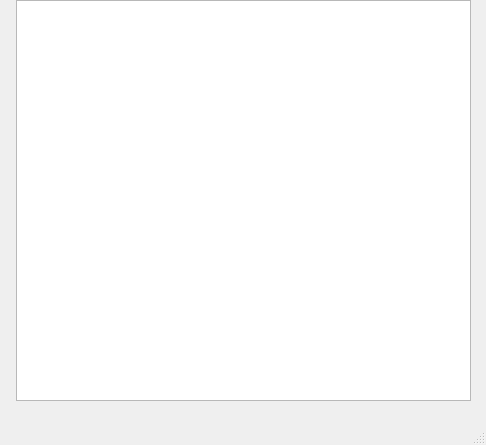
<?xml version="1.0" encoding="UTF-8"?>
<ui version="4.0">
 <class>MainWindow</class>
 <widget class="QMainWindow" name="MainWindow">
  <property name="geometry">
   <rect>
    <x>0</x>
    <y>0</y>
    <width>486</width>
    <height>445</height>
   </rect>
  </property>
  <property name="windowTitle">
   <string>MainWindow</string>
  </property>
  <widget class="QWidget" name="centralwidget">
   <widget class="QWidget" name="formLayoutWidget">
    <property name="geometry">
     <rect>
      <x>10</x>
      <y>0</y>
      <width>461</width>
      <height>401</height>
     </rect>
    </property>
    <layout class="QFormLayout" name="formLayout">
     <item row="0" column="1">
      <widget class="QTableWidget" name="tblArtist"/>
     </item>
    </layout>
   </widget>
  </widget>
  <widget class="QMenuBar" name="menubar">
   <property name="geometry">
    <rect>
     <x>0</x>
     <y>0</y>
     <width>486</width>
     <height>18</height>
    </rect>
   </property>
  </widget>
  <widget class="QStatusBar" name="statusbar"/>
 </widget>
 <resources/>
 <connections/>
</ui>
